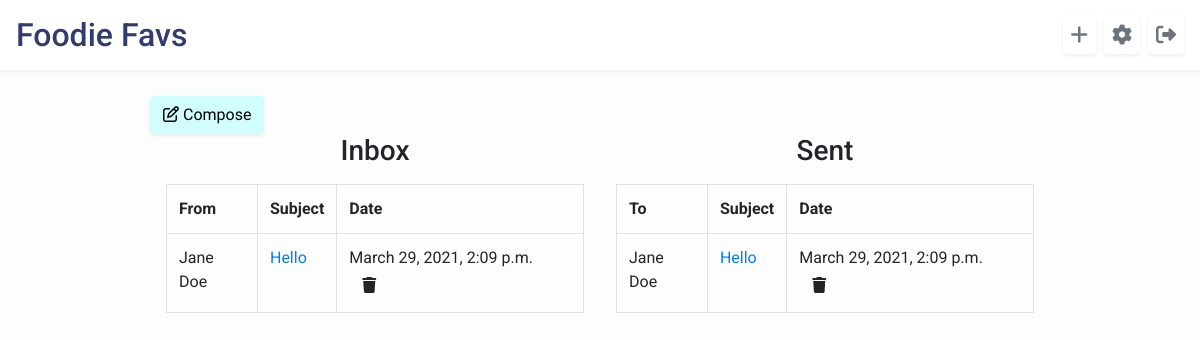
/home/1/inbox (signed in), run on the app's committed database.
### foodie_app/models.py (models this page shows)
class Message(models.Model):
    subject = models.CharField(max_length=255)
    message = models.TextField()
    sender = models.ForeignKey(User, related_name="sent_messages",on_delete = models.CASCADE)
    recipient = models.ForeignKey(User, related_name="received_messages",on_delete = models.CASCADE)
    replies = models.ManyToManyField("self", blank=True)
    created_at = models.DateTimeField(auto_now_add=True)
    updated_at = models.DateTimeField(auto_now=True)
    objects = MessageManager()

### login/models.py (models this page shows)
class User(models.Model):
    first_name = models.CharField(max_length=255)
    last_name = models.CharField(max_length=255)
    email = models.EmailField()
    password = models.CharField(max_length=255)
    followers = models.ManyToManyField("self", blank=True)
    profile_desc = models.TextField(default="")
    created_at = models.DateTimeField(auto_now_add=True)
    updated_at = models.DateTimeField(auto_now=True)
    objects = UserManager()

### foodie_app/views.py (the view)
# urls.py: path('<int:user_id>/inbox', views.inbox),
def inbox(request, user_id):
    if 'userid' in request.session:
        context = {
            "user": User.objects.get(id=request.session['userid']),
            "messages": Message.objects.all()
        }
        return render(request, 'inbox.html', context)

### foodie_app/templates/inbox.html (shortened to what this page needs)
<!DOCTYPE html>
<html lang="en">
    <head>
        <link rel="stylesheet" href="https://stackpath.bootstrapcdn.com/bootstrap/4.5.2/css/bootstrap.min.css"
>
        {% load static %}
        <link rel="stylesheet" href="{% static 'css/style.css' %}">
    </head>
<body>
    <header id="header" class="bg-white d-flex p-3 align-items-center shadow-sm mt-0">
        <h2 class="pr-5 mb-0"><a href="/home" class="home">Foodie Favs</a></h2>
        <a href="/home/new_recipe" class="ml-auto btn-outline-secondary btn-lg p-1 pl-2 pr-2 rounded shadow-sm"
            data-toggle="tooltip" data-placement="bottom" title="New Recipe"><i class="fas fa-plus"></i></a></i>
        <a href="/home/{{user.id}}/settings" class="ml-2 btn-outline-secondary btn-lg p-1 pl-2 pr-2 rounded shadow-sm"
            data-toggle="tooltip" data-placement="bottom" title="Profile Settings"><i class="fas fa-cog"></i></a>
        <a href="/home/log_off" class="ml-2 btn-outline-secondary btn-lg p-1 pl-2 pr-2 rounded shadow-sm" data-toggle="tooltip"
            data-placement="bottom" title="Log Out"><i class="fas fa-sign-out-alt"></i></a>
    </header>
    <div class="mt-5 pt-5 w-75 ml-auto mr-auto">
        <a href="/home/{{user.id}}/new_message" class="btn rounded shadow-sm button"><i class="far fa-edit"></i> Compose</a>
        <div class="d-flex">
            <div class="w-50 ml-auto mr-auto pl-3 pr-3">
                <h3 class="text-center">Inbox</h3>
                <table class="table ml-auto mr-auto mt-3 table-bordered table-hover">
                    <tr>
                        <th>From</th>
                        <th>Subject</th>
                        <th>Date</th>
                    </tr>
                    {% for message in messages %}
                    {% if message.recipient.id == user.id %}
                    <tr>
                        <td>{{ message.sender.first_name }} {{ message.sender.last_name }}</td>
                        <td><a href="/home/{{user.id}}/inbox/{{message.id}}">{{ message.subject }}</a></td>
                        <td>{{ message.created_at }} <a href="/home/{{user.id}}/{{message.id}}/delete_message"><i class="btn fas fa-trash"></i></a></td>
                    </tr>
                    {% endif %}
                    {% endfor %}
                </table>
            </div>
            <div class="w-50 ml-auto mr-auto pl-3 pr-3">
                <h3 class="text-center">Sent</h3>
                <table class="table ml-auto mr-auto mt-3 table-bordered table-hover">
                    <tr>
                        <th>To</th>
                        <th>Subject</th>
                        <th>Date</th>
                    </tr>
                    {% for message in messages %}
                    {% if message.sender.id == user.id %}
                    <tr>
                        <td>{{ message.recipient.first_name }} {{ message.recipient.last_name }}</td>
                        <td><a href="/home/{{user.id}}/inbox/{{message.id}}">{{ message.subject }}</a></td>
                        <td>{{ message.created_at }} <a href="/home/{{user.id}}/{{message.id}}/delete_message"><i class="btn fas fa-trash"></i></a></td>
                    </tr>
                    {% endif %}
                    {% endfor %}
                </table>
            </div>
        </div>
    </div>
</body>
</html>

### foodie_app/static/css/style.css (style rules this page uses)
body { font-family: "Roboto", sans-serif; background-color: #fdfdfd; }
h2, .home { color: #303c6c; }
#header { width: 100%; position: fixed; top: 0; left: 0; width: 100%; }
.view-recipe, .favorite, .add-item, .submitItem, .new-recipe, .edit-recipe, .save-menu, .submit, .button { background-color: #d2fdff; color: black; }

### data on the page
Message: sender.first_name "Jane", sender.last_name "Doe", subject "Hello", created_at "March 29, 2021, 2:09 p.m.", recipient.first_name "Jane", recipient.last_name "Doe"
